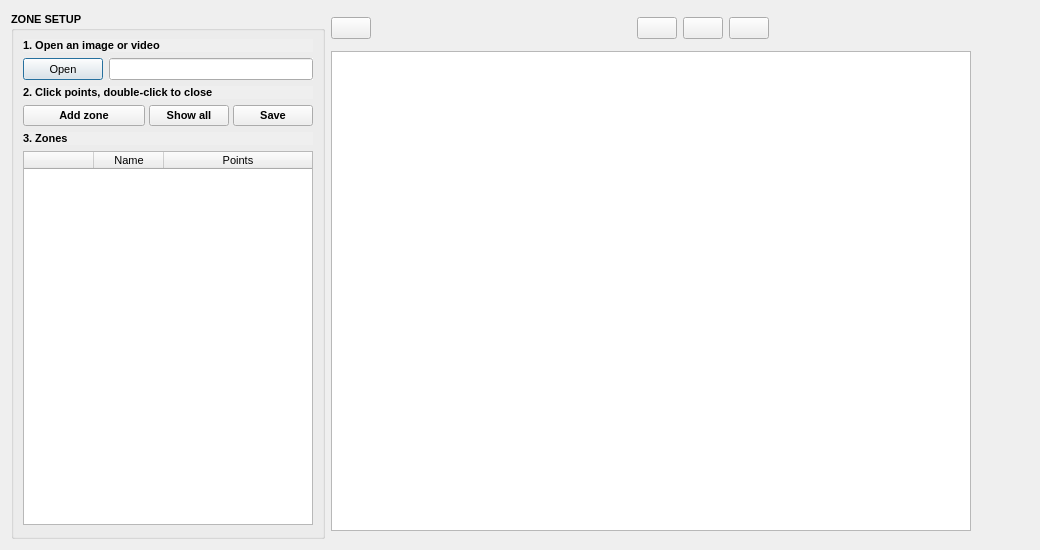
<?xml version="1.0" encoding="UTF-8"?>
<ui version="4.0">
 <class>Dialog</class>
 <widget class="QDialog" name="Dialog">
  <property name="geometry">
   <rect>
    <x>0</x>
    <y>0</y>
    <width>1040</width>
    <height>550</height>
   </rect>
  </property>
  <property name="minimumSize">
   <size>
    <width>1040</width>
    <height>540</height>
   </size>
  </property>
  <property name="maximumSize">
   <size>
    <width>1040</width>
    <height>550</height>
   </size>
  </property>
  <property name="windowTitle">
   <string>Setup</string>
  </property>
  <property name="windowIcon">
   <iconset>
    <normaloff>thumbnail.png</normaloff>thumbnail.png</iconset>
  </property>
  <layout class="QHBoxLayout" name="horizontalLayout" stretch="1,3">
   <item>
    <layout class="QVBoxLayout" name="verticalLayout_5">
     <item>
      <widget class="QGroupBox" name="groupBox_Config">
       <property name="enabled">
        <bool>true</bool>
       </property>
       <property name="sizePolicy">
        <sizepolicy hsizetype="Minimum" vsizetype="Minimum">
         <horstretch>0</horstretch>
         <verstretch>0</verstretch>
        </sizepolicy>
       </property>
       <property name="minimumSize">
        <size>
         <width>0</width>
         <height>0</height>
        </size>
       </property>
       <property name="maximumSize">
        <size>
         <width>360</width>
         <height>16777215</height>
        </size>
       </property>
       <property name="font">
        <font>
         <family>Segoe UI</family>
         <pointsize>8</pointsize>
         <weight>75</weight>
         <bold>true</bold>
        </font>
       </property>
       <property name="autoFillBackground">
        <bool>false</bool>
       </property>
       <property name="title">
        <string>ZONE SETUP</string>
       </property>
       <property name="alignment">
        <set>Qt::AlignLeading|Qt::AlignLeft|Qt::AlignVCenter</set>
       </property>
       <layout class="QVBoxLayout" name="verticalLayout_2">
        <item>
         <widget class="QLabel" name="label">
          <property name="sizePolicy">
           <sizepolicy hsizetype="Expanding" vsizetype="Minimum">
            <horstretch>0</horstretch>
            <verstretch>0</verstretch>
           </sizepolicy>
          </property>
          <property name="font">
           <font>
            <family>Segoe UI</family>
            <pointsize>8</pointsize>
            <weight>75</weight>
            <bold>true</bold>
           </font>
          </property>
          <property name="autoFillBackground">
           <bool>true</bool>
          </property>
          <property name="text">
           <string>1. Open an image or video</string>
          </property>
         </widget>
        </item>
        <item>
         <layout class="QVBoxLayout" name="verticalLayout_3">
          <item>
           <layout class="QHBoxLayout" name="horizontalLayout_7" stretch="0,3">
            <item>
             <widget class="QPushButton" name="pushButton_SelectImage">
              <property name="sizePolicy">
               <sizepolicy hsizetype="Expanding" vsizetype="Minimum">
                <horstretch>0</horstretch>
                <verstretch>0</verstretch>
               </sizepolicy>
              </property>
              <property name="font">
               <font>
                <family>Segoe UI</family>
                <pointsize>8</pointsize>
                <weight>50</weight>
                <bold>false</bold>
               </font>
              </property>
              <property name="autoFillBackground">
               <bool>true</bool>
              </property>
              <property name="text">
               <string>Open</string>
              </property>
             </widget>
            </item>
            <item>
             <widget class="QLineEdit" name="lineEdit_ImagePath">
              <property name="sizePolicy">
               <sizepolicy hsizetype="Expanding" vsizetype="Minimum">
                <horstretch>0</horstretch>
                <verstretch>0</verstretch>
               </sizepolicy>
              </property>
              <property name="font">
               <font>
                <family>Segoe UI</family>
                <pointsize>8</pointsize>
                <weight>50</weight>
                <bold>false</bold>
               </font>
              </property>
              <property name="autoFillBackground">
               <bool>true</bool>
              </property>
              <property name="readOnly">
               <bool>true</bool>
              </property>
             </widget>
            </item>
           </layout>
          </item>
         </layout>
        </item>
        <item>
         <widget class="QLabel" name="label_3">
          <property name="sizePolicy">
           <sizepolicy hsizetype="Expanding" vsizetype="Minimum">
            <horstretch>0</horstretch>
            <verstretch>0</verstretch>
           </sizepolicy>
          </property>
          <property name="font">
           <font>
            <family>Segoe UI</family>
            <pointsize>8</pointsize>
            <weight>75</weight>
            <bold>true</bold>
           </font>
          </property>
          <property name="autoFillBackground">
           <bool>true</bool>
          </property>
          <property name="text">
           <string>2. Click points, double-click to close</string>
          </property>
         </widget>
        </item>
        <item>
         <layout class="QHBoxLayout" name="horizontalLayout_4">
          <property name="spacing">
           <number>4</number>
          </property>
          <item>
           <widget class="QPushButton" name="pushButton_ConfirmDraw">
            <property name="font">
             <font>
              <family>Segoe UI</family>
              <pointsize>8</pointsize>
              <weight>75</weight>
              <bold>true</bold>
             </font>
            </property>
            <property name="autoFillBackground">
             <bool>true</bool>
            </property>
            <property name="text">
             <string>Add zone</string>
            </property>
           </widget>
          </item>
          <item>
           <widget class="QPushButton" name="pushButton_CheckDraw">
            <property name="sizePolicy">
             <sizepolicy hsizetype="Maximum" vsizetype="Minimum">
              <horstretch>0</horstretch>
              <verstretch>0</verstretch>
             </sizepolicy>
            </property>
            <property name="font">
             <font>
              <family>Segoe UI</family>
              <pointsize>8</pointsize>
              <weight>75</weight>
              <bold>true</bold>
             </font>
            </property>
            <property name="layoutDirection">
             <enum>Qt::LeftToRight</enum>
            </property>
            <property name="autoFillBackground">
             <bool>true</bool>
            </property>
            <property name="text">
             <string>Show all</string>
            </property>
           </widget>
          </item>
          <item>
           <widget class="QPushButton" name="pushButton_SaveModel">
            <property name="sizePolicy">
             <sizepolicy hsizetype="Maximum" vsizetype="Minimum">
              <horstretch>0</horstretch>
              <verstretch>0</verstretch>
             </sizepolicy>
            </property>
            <property name="font">
             <font>
              <family>Segoe UI</family>
              <pointsize>8</pointsize>
              <weight>75</weight>
              <bold>true</bold>
             </font>
            </property>
            <property name="autoFillBackground">
             <bool>true</bool>
            </property>
            <property name="text">
             <string>Save</string>
            </property>
           </widget>
          </item>
         </layout>
        </item>
        <item>
         <widget class="QLabel" name="label_4">
          <property name="sizePolicy">
           <sizepolicy hsizetype="Minimum" vsizetype="Minimum">
            <horstretch>0</horstretch>
            <verstretch>0</verstretch>
           </sizepolicy>
          </property>
          <property name="font">
           <font>
            <family>Segoe UI</family>
            <pointsize>8</pointsize>
            <weight>75</weight>
            <bold>true</bold>
           </font>
          </property>
          <property name="autoFillBackground">
           <bool>true</bool>
          </property>
          <property name="text">
           <string>3. Zones</string>
          </property>
         </widget>
        </item>
        <item>
         <widget class="QTableWidget" name="tableWidget_DrawList">
          <property name="sizePolicy">
           <sizepolicy hsizetype="Minimum" vsizetype="Fixed">
            <horstretch>0</horstretch>
            <verstretch>100</verstretch>
           </sizepolicy>
          </property>
          <property name="minimumSize">
           <size>
            <width>100</width>
            <height>100</height>
           </size>
          </property>
          <property name="maximumSize">
           <size>
            <width>16777215</width>
            <height>500</height>
           </size>
          </property>
          <property name="baseSize">
           <size>
            <width>0</width>
            <height>100</height>
           </size>
          </property>
          <property name="font">
           <font>
            <family>Segoe UI</family>
            <pointsize>8</pointsize>
            <weight>50</weight>
            <bold>false</bold>
           </font>
          </property>
          <property name="autoFillBackground">
           <bool>true</bool>
          </property>
          <property name="sizeAdjustPolicy">
           <enum>QAbstractScrollArea::AdjustToContents</enum>
          </property>
          <property name="editTriggers">
           <set>QAbstractItemView::NoEditTriggers</set>
          </property>
          <property name="selectionMode">
           <enum>QAbstractItemView::SingleSelection</enum>
          </property>
          <property name="selectionBehavior">
           <enum>QAbstractItemView::SelectRows</enum>
          </property>
          <attribute name="horizontalHeaderDefaultSectionSize">
           <number>70</number>
          </attribute>
          <attribute name="horizontalHeaderStretchLastSection">
           <bool>true</bool>
          </attribute>
          <column>
           <property name="text">
            <string></string>
           </property>
          </column>
          <column>
           <property name="text">
            <string>Name</string>
           </property>
          </column>
          <column>
           <property name="text">
            <string>Points</string>
           </property>
          </column>
         </widget>
        </item>
        <item>
         <spacer name="verticalSpacer">
          <property name="orientation">
           <enum>Qt::Vertical</enum>
          </property>
          <property name="sizeType">
           <enum>QSizePolicy::Fixed</enum>
          </property>
          <property name="sizeHint" stdset="0">
           <size>
            <width>20</width>
            <height>2</height>
           </size>
          </property>
         </spacer>
        </item>
       </layout>
       <zorder>label</zorder>
       <zorder>label_3</zorder>
       <zorder>label_4</zorder>
       <zorder>verticalSpacer</zorder>
       <zorder>tableWidget_DrawList</zorder>
       <zorder></zorder>
      </widget>
     </item>
    </layout>
   </item>
   <item>
    <layout class="QVBoxLayout" name="verticalLayout_4">
     <property name="sizeConstraint">
      <enum>QLayout::SetDefaultConstraint</enum>
     </property>
     <item>
      <layout class="QHBoxLayout" name="horizontalLayout_8">
       <property name="sizeConstraint">
        <enum>QLayout::SetMinimumSize</enum>
       </property>
       <item>
        <widget class="QPushButton" name="pushButton_exit">
         <property name="text">
          <string/>
         </property>
         <property name="icon">
          <iconset>
           <normaloff>icons/exit.png</normaloff>icons/exit.png</iconset>
         </property>
        </widget>
       </item>
       <item>
        <spacer name="horizontalSpacer">
         <property name="orientation">
          <enum>Qt::Horizontal</enum>
         </property>
         <property name="sizeHint" stdset="0">
          <size>
           <width>40</width>
           <height>20</height>
          </size>
         </property>
        </spacer>
       </item>
       <item>
        <widget class="QPushButton" name="pushButton_ZoomIn">
         <property name="toolTip">
          <string>Zoom In</string>
         </property>
         <property name="text">
          <string/>
         </property>
         <property name="icon">
          <iconset>
           <normaloff>icons/zoom-in.png</normaloff>icons/zoom-in.png</iconset>
         </property>
        </widget>
       </item>
       <item>
        <widget class="QPushButton" name="pushButton_ZoomOut">
         <property name="toolTip">
          <string>Zoom Out</string>
         </property>
         <property name="text">
          <string/>
         </property>
         <property name="icon">
          <iconset>
           <normaloff>icons/zoom-out.png</normaloff>icons/zoom-out.png</iconset>
         </property>
        </widget>
       </item>
       <item>
        <widget class="QPushButton" name="pushButton_FitView">
         <property name="sizePolicy">
          <sizepolicy hsizetype="Fixed" vsizetype="Fixed">
           <horstretch>0</horstretch>
           <verstretch>0</verstretch>
          </sizepolicy>
         </property>
         <property name="toolTip">
          <string>Fit View</string>
         </property>
         <property name="text">
          <string/>
         </property>
         <property name="icon">
          <iconset>
           <normaloff>icons/zoom-fit.png</normaloff>icons/zoom-fit.png</iconset>
         </property>
        </widget>
       </item>
       <item>
        <spacer name="horizontalSpacer_2">
         <property name="orientation">
          <enum>Qt::Horizontal</enum>
         </property>
         <property name="sizeHint" stdset="0">
          <size>
           <width>40</width>
           <height>20</height>
          </size>
         </property>
        </spacer>
       </item>
      </layout>
     </item>
     <item>
      <widget class="drawer" name="label_Image">
       <property name="sizePolicy">
        <sizepolicy hsizetype="Expanding" vsizetype="MinimumExpanding">
         <horstretch>0</horstretch>
         <verstretch>0</verstretch>
        </sizepolicy>
       </property>
       <property name="minimumSize">
        <size>
         <width>640</width>
         <height>480</height>
        </size>
       </property>
       <property name="maximumSize">
        <size>
         <width>640</width>
         <height>480</height>
        </size>
       </property>
       <property name="font">
        <font>
         <family>Segoe UI</family>
         <pointsize>8</pointsize>
        </font>
       </property>
       <property name="autoFillBackground">
        <bool>false</bool>
       </property>
       <property name="sizeAdjustPolicy">
        <enum>QAbstractScrollArea::AdjustIgnored</enum>
       </property>
       <property name="alignment">
        <set>Qt::AlignCenter</set>
       </property>
       <property name="text" stdset="0">
        <string>Image show here</string>
       </property>
       <property name="scaledContents" stdset="0">
        <bool>false</bool>
       </property>
      </widget>
     </item>
    </layout>
   </item>
  </layout>
 </widget>
 <customwidgets>
  <customwidget>
   <class>drawer</class>
   <extends>QGraphicsView</extends>
   <header location="global">desktop/drawer.h</header>
  </customwidget>
 </customwidgets>
 <resources/>
 <connections/>
</ui>
